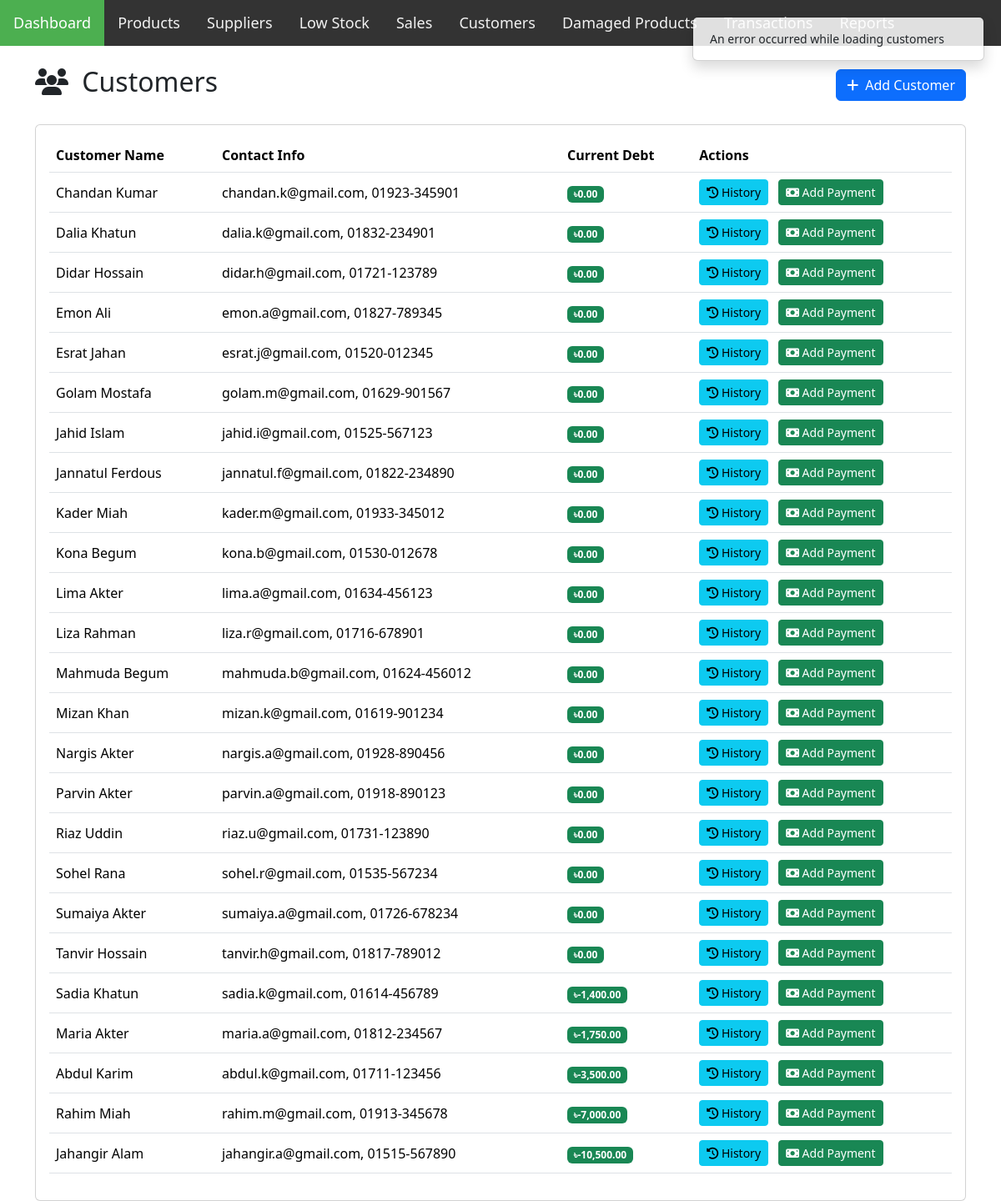
The page /customers.php on the database its author committed.
### tables this page shows
CREATE TABLE Customer (
    customer_id INT PRIMARY KEY AUTO_INCREMENT,
    name VARCHAR(255) NOT NULL,
    contact_info VARCHAR(255)
);

### customers.php (the view, shortened to what this page needs)
<?php
$database = new Database();
$db = $database->getConnection();
?>
<!DOCTYPE html>
<html lang="en">
<head>
    <link rel="stylesheet" href="assets/style.css">
    <link rel="stylesheet" href="https://cdnjs.cloudflare.com/ajax/libs/font-awesome/6.7.2/css/all.min.css">
    <link href="https://cdn.jsdelivr.net/npm/bootstrap@5.3.5/dist/css/bootstrap.min.css" rel="stylesheet">
</head>
<body>
    <header class="header">
        <?php include 'assets/navbar.php'; ?>
    </header>
    <main class="container mt-4">
        <div class="d-flex justify-content-between align-items-center mb-4">
            <h2>
                <i class="fas fa-users me-2"></i>
                Customers
            </h2>
            <button class="btn btn-primary" data-bs-toggle="modal" data-bs-target="#addCustomerModal">
                <i class="fas fa-plus me-2"></i>Add Customer
            </button>
        </div>
        <div class="card">
            <div class="card-body">
                <div class="table-responsive">
                    <table class="table table-hover align-middle">
                        <thead>
                            <tr>
                                <th>Customer Name</th>
                                <th>Contact Info</th>
                                <th>Current Debt</th>
                                <th>Actions</th>
                            </tr>
                        </thead>
                        <tbody id="customersTableBody">
                            <?php
                            try {
                                $stmt = $db->prepare($query);
                                $stmt->execute();
                                while ($row = $stmt->fetch(PDO::FETCH_ASSOC)) {
                                    $currentDebt = $row['total_debt_remaining'];
                                    ?>
                                    <tr>
                                        <td><?= htmlspecialchars($row['name']) ?></td>
                                        <td><?= htmlspecialchars($row['contact_info']) ?></td>
                                        <td>
                                            <span class="badge <?= $currentDebt > 0 ? 'bg-danger' : 'bg-success' ?>">
                                                ৳<?= number_format($currentDebt, 2) ?>
                                            </span>
                                        </td>
                                        <td>
                                            <button class="btn btn-sm btn-info me-2" onclick="viewDebtHistory(<?= $row['customer_id'] ?>)">
                                                <i class="fas fa-history"></i> History
                                            </button>
                                            <button class="btn btn-sm btn-success" onclick="addPayment(<?= $row['customer_id'] ?>)">
                                                <i class="fas fa-money-bill"></i> Add Payment
                                            </button>
                                        </td>
                                    </tr>
                                    <?php
                                }
                            } catch(PDOException $e) {
                                echo "<tr><td colspan='4' class='text-center text-danger'>Error loading customers</td></tr>";
                            }
                            ?>
                        </tbody>
                    </table>
                </div>
            </div>
        </div>
    </main>
</body>
</html>

### assets/navbar.php (shortened to what this page needs)
<div class="topnav" id="nav">
    <a href="index.php" class="active">Dashboard</a>
    <a href="products.php">Products</a>
    <a href="suppliers.php">Suppliers</a>
    <a href="low_stock.php">Low Stock</a>
    <a href="sales.php">Sales</a>
    <a href="customers.php">Customers</a>
    <a href="damaged_products.php">Damaged Products</a>
    <a href="transactions.php">Transactions</a>
    <a href="reports.php">Reports</a>
</div>

### assets/style.css (style rules this page uses)
.topnav { background-color: #333; overflow: hidden; }
.topnav a { float: left; display: block; color: #f2f2f2; text-align: center; padding: 14px 16px; text-decoration: none; font-size: 18px; }
.topnav a.active { background-color: #4CAF50; color: white; }

### rows shown on the page
customer: name "Chandan Kumar", contact_info "chandan.k@gmail.com, 01923-345901", currentDebt "0.00"
customer: name "Dalia Khatun", contact_info "dalia.k@gmail.com, 01832-234901", currentDebt "0.00"
customer: name "Didar Hossain", contact_info "didar.h@gmail.com, 01721-123789", currentDebt "0.00"
customer: name "Emon Ali", contact_info "emon.a@gmail.com, 01827-789345", currentDebt "0.00"
customer: name "Esrat Jahan", contact_info "esrat.j@gmail.com, 01520-012345", currentDebt "0.00"
customer: name "Golam Mostafa", contact_info "golam.m@gmail.com, 01629-901567", currentDebt "0.00"
customer: name "Jahid Islam", contact_info "jahid.i@gmail.com, 01525-567123", currentDebt "0.00"
customer: name "Jannatul Ferdous", contact_info "jannatul.f@gmail.com, 01822-234890", currentDebt "0.00"
customer: name "Kader Miah", contact_info "kader.m@gmail.com, 01933-345012", currentDebt "0.00"
customer: name "Kona Begum", contact_info "kona.b@gmail.com, 01530-012678", currentDebt "0.00"
customer: name "Lima Akter", contact_info "lima.a@gmail.com, 01634-456123", currentDebt "0.00"
customer: name "Liza Rahman", contact_info "liza.r@gmail.com, 01716-678901", currentDebt "0.00"
customer: name "Mahmuda Begum", contact_info "mahmuda.b@gmail.com, 01624-456012", currentDebt "0.00"
customer: name "Mizan Khan", contact_info "mizan.k@gmail.com, 01619-901234", currentDebt "0.00"
customer: name "Nargis Akter", contact_info "nargis.a@gmail.com, 01928-890456", currentDebt "0.00"
customer: name "Parvin Akter", contact_info "parvin.a@gmail.com, 01918-890123", currentDebt "0.00"
customer: name "Riaz Uddin", contact_info "riaz.u@gmail.com, 01731-123890", currentDebt "0.00"
customer: name "Sohel Rana", contact_info "sohel.r@gmail.com, 01535-567234", currentDebt "0.00"
customer: name "Sumaiya Akter", contact_info "sumaiya.a@gmail.com, 01726-678234", currentDebt "0.00"
customer: name "Tanvir Hossain", contact_info "tanvir.h@gmail.com, 01817-789012", currentDebt "0.00"
customer: name "Sadia Khatun", contact_info "sadia.k@gmail.com, 01614-456789", currentDebt "-1,400.00"
customer: name "Maria Akter", contact_info "maria.a@gmail.com, 01812-234567", currentDebt "-1,750.00"
customer: name "Abdul Karim", contact_info "abdul.k@gmail.com, 01711-123456", currentDebt "-3,500.00"
customer: name "Rahim Miah", contact_info "rahim.m@gmail.com, 01913-345678", currentDebt "-7,000.00"
customer: name "Jahangir Alam", contact_info "jahangir.a@gmail.com, 01515-567890", currentDebt "-10,500.00"
